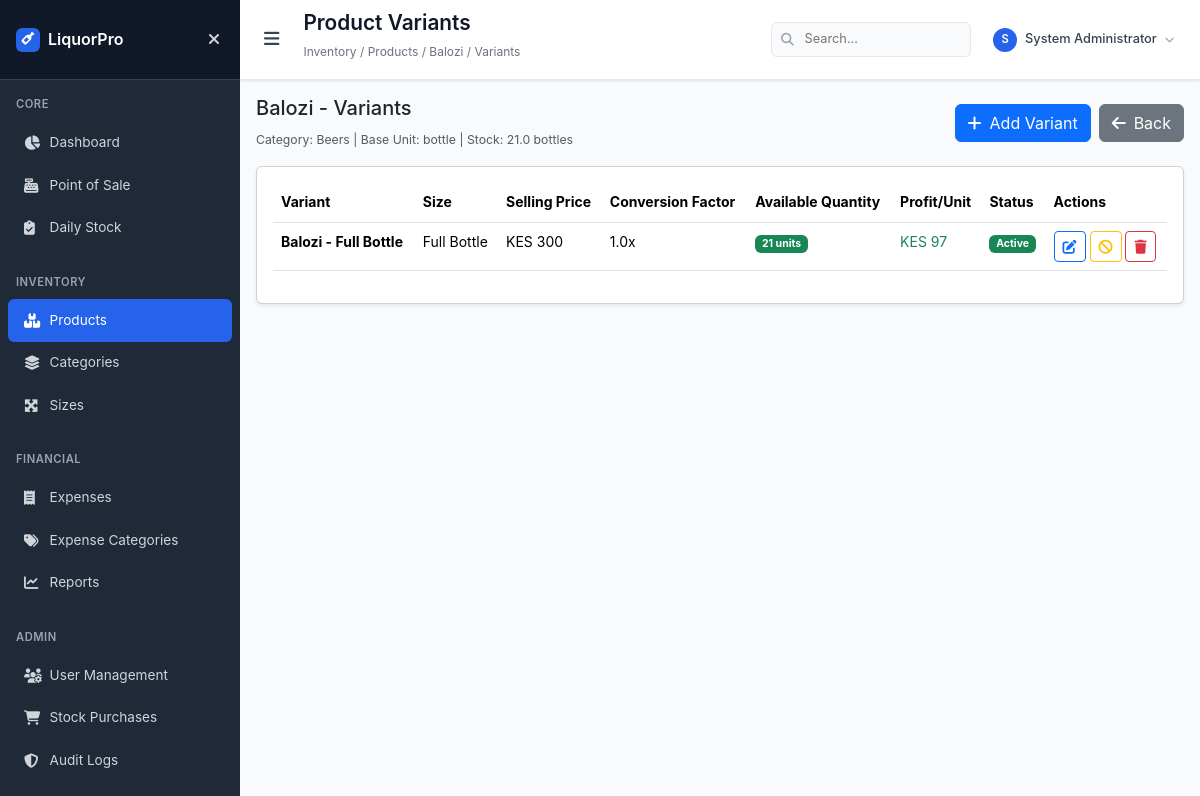
The app's page /product_variants/14 (signed in) with its own data.
### models.py (models this page shows, shortened)
class Product(db.Model):
    id = db.Column(db.Integer, primary_key=True)
    name = db.Column(db.String(100), nullable=False, unique=True, index=True)
    category_id = db.Column(db.Integer, db.ForeignKey('category.id'), nullable=False, index=True)
    base_unit = db.Column(db.String(20), nullable=False, default='bottle')  # What you actually stock
    base_buying_price = db.Column(db.Float, nullable=False)  # Cost per base unit
    current_stock = db.Column(db.Float, nullable=False, default=0, index=True)  # Stock in base units
    min_stock_level = db.Column(db.Float, nullable=False, default=5)  # Minimum base units
    last_stock_update = db.Column(db.DateTime, default=datetime.utcnow)
    created_at = db.Column(db.DateTime, default=datetime.utcnow)
    created_by = db.Column(db.Integer, db.ForeignKey('user.id'), nullable=True)
    category = db.relationship('Category', backref=db.backref('products', lazy=True))
    creator = db.relationship('User', backref=db.backref('created_products', lazy=True))
    def get_available_stock(self):
        return max(0, self.current_stock or 0)

class User(db.Model):
    id = db.Column(db.Integer, primary_key=True)
    username = db.Column(db.String(80), unique=True, nullable=False, index=True)
    email = db.Column(db.String(120), unique=True, nullable=False, index=True)
    password_hash = db.Column(db.String(128), nullable=False)
    full_name = db.Column(db.String(100), nullable=False)
    role = db.Column(db.String(20), nullable=False, default='attendant', index=True)
    is_active = db.Column(db.Boolean, default=True, index=True)
    created_at = db.Column(db.DateTime, default=datetime.utcnow)
    last_login = db.Column(db.DateTime)

class Category(db.Model):
    id = db.Column(db.Integer, primary_key=True)
    name = db.Column(db.String(50), unique=True, nullable=False, index=True)
    description = db.Column(db.String(200), nullable=True)
    is_active = db.Column(db.Boolean, default=True, index=True)
    created_at = db.Column(db.DateTime, default=datetime.utcnow)
    created_by = db.Column(db.Integer, db.ForeignKey('user.id'), nullable=True)
    creator = db.relationship('User', backref=db.backref('created_categories', lazy=True))

class ProductVariant(db.Model):
    id = db.Column(db.Integer, primary_key=True)
    product_id = db.Column(db.Integer, db.ForeignKey('product.id'), nullable=False, index=True)
    size_id = db.Column(db.Integer, db.ForeignKey('size.id'), nullable=False, index=True)
    selling_price = db.Column(db.Float, nullable=False)  # Price for this variant
    conversion_factor = db.Column(db.Float, nullable=False, default=1.0)  # How many base units this represents
    is_active = db.Column(db.Boolean, default=True, index=True)
    created_at = db.Column(db.DateTime, default=datetime.utcnow)
    created_by = db.Column(db.Integer, db.ForeignKey('user.id'), nullable=True)
    product = db.relationship('Product', backref=db.backref('variants', lazy=True))
    size = db.relationship('Size', backref=db.backref('product_variants', lazy=True))
    creator = db.relationship('User', backref=db.backref('created_variants', lazy=True))
    __table_args__ = (
        db.UniqueConstraint('product_id', 'size_id', name='unique_product_size'),
        db.Index('idx_variant_product_size', 'product_id', 'size_id'),
    )
    def get_display_name(self):
        return f"{self.product.name} - {self.size.name}"
    def get_available_stock_in_variant_units(self):
        if self.conversion_factor <= 0:
            return 0
        return int(self.product.get_available_stock() / self.conversion_factor)
    def get_profit_per_unit(self):
        cost_per_variant = self.product.base_buying_price * self.conversion_factor
        return self.selling_price - cost_per_variant

class Size(db.Model):
    id = db.Column(db.Integer, primary_key=True)
    name = db.Column(db.String(20), unique=True, nullable=False, index=True)
    description = db.Column(db.String(100), nullable=True)
    sort_order = db.Column(db.Integer, default=0, index=True)
    is_active = db.Column(db.Boolean, default=True, index=True)
    created_at = db.Column(db.DateTime, default=datetime.utcnow)
    created_by = db.Column(db.Integer, db.ForeignKey('user.id'), nullable=True)
    creator = db.relationship('User', backref=db.backref('created_sizes', lazy=True))

### app.py (the view)
@app.route('/product_variants/<int:product_id>')
@login_required
def product_variants(product_id):
    product = db.session.get(Product, product_id)
    if not product:
        flash('Product not found!', 'error')
        return redirect(url_for('products'))
    variants = db.session.query(ProductVariant, Size).join(Size).filter(
        ProductVariant.product_id == product_id
    ).order_by(Size.sort_order).all()
    return render_template('products/product_variants.html', product=product, variants=variants)

### templates/products/product_variants.html (shortened to what this page needs)
{% extends "base.html" %}
{% block page_title %}Product Variants{% endblock %}
{% block breadcrumb %}Inventory / Products / {{ product.name }} / Variants{% endblock %}
{% block content %}
<div class="row mb-3">
    <div class="col-12">
        <div class="d-flex justify-content-between align-items-center">
            <div>
                <h5>{{ product.name }} - Variants</h5>
                <small class="text-muted">
                    Category: {{ product.category.name }} |
                    Base Unit: {{ product.base_unit }} |
                    Stock: {{ product.current_stock }} {{ product.base_unit }}s
                </small>
            </div>
            <div class="d-flex gap-2">
                {% if current_user.role in ['admin', 'manager'] %}
                <a href="{{ url_for('add_variant', product_id=product.id) }}" class="btn btn-primary">
                    <i class="fas fa-plus me-2"></i>Add Variant
                </a>
                {% endif %}
                <a href="{{ url_for('products') }}" class="btn btn-secondary">
                    <i class="fas fa-arrow-left me-2"></i>Back
                </a>
            </div>
        </div>
    </div>
</div>
<div class="card shadow-sm">
    <div class="card-body">
        <div class="table-responsive">
            <table class="table table-hover">
                <thead>
                    <tr>
                        <th>Variant</th>
                        <th>Size</th>
                        <th>Selling Price</th>
                        <th>Conversion Factor</th>
                        <th>Available Quantity</th>
                        <th>Profit/Unit</th>
                        <th>Status</th>
                        <th>Actions</th>
                    </tr>
                </thead>
                <tbody>
                    {% for variant, size in variants %}
                    <tr>
                        <td><strong>{{ variant.get_display_name() }}</strong></td>
                        <td>{{ size.name }}</td>
                        <td>{{ format_currency(variant.selling_price) }}</td>
                        <td>{{ variant.conversion_factor }}x</td>
                        <td>
                            <span class="badge bg-{{ 'success' if variant.get_available_stock_in_variant_units() > 0 else 'danger' }}">
                                {{ variant.get_available_stock_in_variant_units() }} units
                            </span>
                        </td>
                        <td class="text-success">{{ format_currency(variant.get_profit_per_unit()) }}</td>
                        <td>
                            {% if variant.is_active %}
                            <span class="badge bg-success">Active</span>
                            {% else %}
                            <span class="badge bg-secondary">Inactive</span>
                            {% endif %}
                        </td>
                        <td>
                            {% if current_user.role in ['admin', 'manager'] %}
                            <a href="{{ url_for('edit_variant', variant_id=variant.id) }}" class="btn btn-sm btn-outline-primary" title="Edit">
                                <i class="fas fa-edit"></i>
                            </a>
                            <form method="POST" action="{{ url_for('toggle_variant_status', variant_id=variant.id) }}" style="display: inline;">
                                {% if variant.is_active %}
                                <button type="submit" class="btn btn-sm btn-outline-warning" title="Deactivate" onclick="return confirm('Deactivate this variant?')">
                                    <i class="fas fa-ban"></i>
                                </button>
                                {% else %}
                                <button type="submit" class="btn btn-sm btn-outline-success" title="Activate" onclick="return confirm('Activate this variant?')">
                                    <i class="fas fa-check"></i>
                                </button>
                                {% endif %}
                            </form>
                            <form method="POST" action="{{ url_for('delete_variant', variant_id=variant.id) }}" style="display: inline;">
                                <button type="submit" class="btn btn-sm btn-outline-danger" title="Delete" onclick="return confirm('Delete this variant? This action cannot be undone!')">
                                    <i class="fas fa-trash"></i>
                                </button>
                            </form>
                            {% endif %}
                        </td>
                    </tr>
                    {% endfor %}
                </tbody>
            </table>
        </div>
    </div>
</div>
{% endblock %}

### templates/base.html (shortened to what this page needs)
<!DOCTYPE html>
<html lang="en">
<head>
    <link href="https://cdnjs.cloudflare.com/ajax/libs/bootstrap/5.3.2/css/bootstrap.min.css" rel="stylesheet">
    <link href="https://cdnjs.cloudflare.com/ajax/libs/font-awesome/6.4.0/css/all.min.css" rel="stylesheet">
</head>
<body>
    <nav class="sidebar" id="sidebar">
        <div class="sidebar-header">
            <a href="{{ url_for('dashboard') }}" class="logo">
                <div class="logo-icon">
                    <i class="fas fa-wine-bottle"></i>
                </div>
                <span>LiquorPro</span>
            </a>
            <button class="close-btn" id="closeSidebar" aria-label="Close sidebar">
                <i class="fas fa-times"></i>
            </button>
        </div>
        <div class="nav-menu">
            <div class="nav-section">
                <div class="nav-title">Core</div>
                <a href="{{ url_for('dashboard') }}" class="nav-link {{ 'active' if request.endpoint == 'dashboard' }}">
                    <i class="fas fa-chart-pie nav-icon"></i>
                    <span>Dashboard</span>
                </a>
                <a href="{{ url_for('sales') }}" class="nav-link {{ 'active' if 'sales' in request.endpoint }}">
                    <i class="fas fa-cash-register nav-icon"></i>
                    <span>Point of Sale</span>
                </a>
                <a href="{{ url_for('daily_stock') }}" class="nav-link {{ 'active' if 'daily_stock' in request.endpoint or 'stock_purchases' in request.endpoint }}">
                    <i class="fas fa-clipboard-check nav-icon"></i>
                    <span>Daily Stock</span>
                </a>
            </div>
            {% if current_user and current_user.role in ['admin', 'manager'] %}
            <div class="nav-section">
                <div class="nav-title">Inventory</div>
                <a href="{{ url_for('products') }}" class="nav-link {{ 'active' if 'products' in request.endpoint or 'product_variants' in request.endpoint or 'add_variant' in request.endpoint or 'edit_variant' in request.endpoint }}">
                    <i class="fas fa-boxes nav-icon"></i>
                    <span>Products</span>
                </a>
                <a href="{{ url_for('categories') }}" class="nav-link {{ 'active' if 'categories' in request.endpoint or 'add_category' in request.endpoint }}">
                    <i class="fas fa-layer-group nav-icon"></i>
                    <span>Categories</span>
                </a>
                <a href="{{ url_for('sizes') }}" class="nav-link {{ 'active' if 'sizes' in request.endpoint or 'add_size' in request.endpoint }}">
                    <i class="fas fa-expand-arrows-alt nav-icon"></i>
                    <span>Sizes</span>
                </a>
            </div>
            {% endif %}
            <div class="nav-section">
                <div class="nav-title">Financial</div>
                <a href="{{ url_for('expenses') }}" class="nav-link {{ 'active' if 'expenses' in request.endpoint or 'add_expense' in request.endpoint or 'edit_expense' in request.endpoint }}">
                    <i class="fas fa-receipt nav-icon"></i>
                    <span>Expenses</span>
                </a>
                {% if current_user and current_user.role in ['admin', 'manager'] %}
                <a href="{{ url_for('expense_categories') }}" class="nav-link {{ 'active' if 'expense_categories' in request.endpoint or 'add_expense_category' in request.endpoint or 'edit_expense_category' in request.endpoint }}">
                    <i class="fas fa-tags nav-icon"></i>
                    <span>Expense Categories</span>
                </a>
                {% endif %}
                <a href="{{ url_for('reports') }}" class="nav-link {{ 'active' if 'reports' in request.endpoint or 'purchase_report' in request.endpoint }}">
                    <i class="fas fa-chart-line nav-icon"></i>
                    <span>Reports</span>
                </a>
            </div>
            {% if current_user and current_user.role in ['admin', 'manager'] %}
            <div class="nav-section">
                <div class="nav-title">Admin</div>
                <a href="{{ url_for('users') }}" class="nav-link {{ 'active' if 'users' in request.endpoint or 'add_user' in request.endpoint }}">
                    <i class="fas fa-users-cog nav-icon"></i>
                    <span>User Management</span>
                </a>
                <a href="{{ url_for('stock_purchases') }}" class="nav-link {{ 'active' if 'stock_purchases' in request.endpoint or 'add_stock_purchase' in request.endpoint or 'edit_stock_purchase' in request.endpoint }}">
                    <i class="fas fa-shopping-cart nav-icon"></i>
                    <span>Stock Purchases</span>
                </a>
                {% if current_user.role == 'admin' %}
                <a href="{{ url_for('audit_logs') }}" class="nav-link {{ 'active' if 'audit_logs' in request.endpoint or 'audit_log_detail' in request.endpoint }}">
                    <i class="fas fa-shield-alt nav-icon"></i>
                    <span>Audit Logs</span>
                </a>
                {% endif %}
            </div>
            {% endif %}
        </div>
    </nav>
    <div class="main-wrapper" id="mainWrapper">
        <header class="main-header">
            <div class="header-left">
                <button class="menu-btn" id="menuBtn" aria-label="Toggle menu">
                    <i class="fas fa-bars"></i>
                </button>
                <div class="page-info">
                    <h1>{% block page_title %}Dashboard{% endblock %}</h1>
                    <div class="breadcrumb">{% block breadcrumb %}Home / Dashboard{% endblock %}</div>
                </div>
            </div>
            <div class="header-right">
                <div class="search-container">
                    <input type="text" class="search-input" placeholder="Search..." aria-label="Search">
                    <i class="fas fa-search search-icon"></i>
                </div>
                <div class="user-menu">
                    <button class="user-btn" id="userBtn" aria-label="User menu">
                        <div class="user-avatar">{{ current_user.full_name[0].upper() if current_user and current_user.full_name else 'U' }}</div>
                        <span class="user-name">{{ current_user.full_name if current_user and current_user.full_name else (current_user.username if current_user else 'User') }}</span>
                        <i class="fas fa-chevron-down" style="font-size: 0.6rem; color: #9ca3af;"></i>
                    </button>
                </div>
            </div>
        </header>
        <main class="content">
            {% block content %}{% endblock %}
        </main>
    </div>
</body>
</html>

### records on screen
Product: name "Balozi", base_unit "bottle", current_stock "21.0", base_buying_price.selling_price "KES 97"
User: full_name "S", full_name "System Administrator"
Category: category.name "Beers"
ProductVariant: get_display_name "Balozi - Full Bottle", name "Full Bottle", selling_price "KES 300", conversion_factor "1.0", get_available_stock_in_variant_units "21", is_active "Active"
